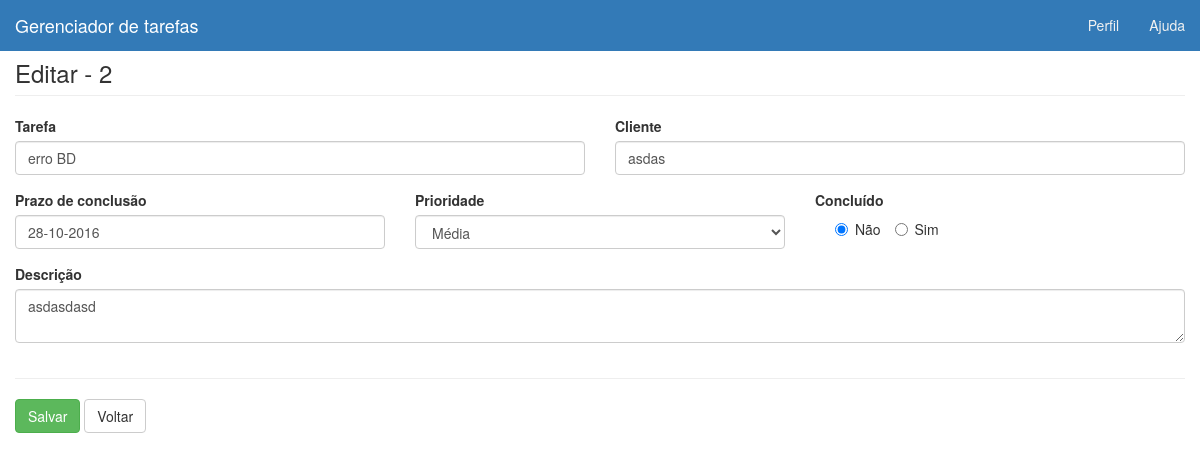
Screenshot of /atualizar.php?id=2 with the database file from the repository.
### tables this page shows
CREATE TABLE IF NOT EXISTS `gerenciador` (
`id` int(11) NOT NULL,
  `tarefa` varchar(200) NOT NULL,
  `cliente` varchar(200) NOT NULL,
  `descricao` text NOT NULL,
  `prazo` date NOT NULL,
  `prioridade` int(11) NOT NULL,
  `concluido` int(11) NOT NULL
);

### atualizar.php (the view, shortened to what this page needs)
<?php
$id = null;
if (!empty($_GET['id'])) {
    $id = $_REQUEST['id'];
}
if (!empty($_POST)) {
    $tarefa = $_POST['tarefa'];
    $cliente = $_POST['cliente'];
    $prazo = $_POST['prazo'];
    $prioridade = $_POST['prioridade'];
    $concluido = $_POST['concluido'];
    $descricao = $_POST['descricao'];
    $conectar = Conexao::conectar();
    $conectar->setAttribute(PDO::ATTR_ERRMODE, PDO::ERRMODE_EXCEPTION);
    $sql = "UPDATE gerenciador  set tarefa = ?, cliente = ?, prazo = ?, prioridade = ?, concluido = ?, descricao = ? WHERE id = ?";
    $q = $conectar->prepare($sql);
    $q->execute(array($tarefa, $cliente, $prazo, $prioridade, $concluido, $descricao, $id));
    var_dump($q);
    Conexao::disconectar();
    header("Location: lista.php");
} else {
    $conectar = Conexao::conectar();
    $conectar->setAttribute(PDO::ATTR_ERRMODE, PDO::ERRMODE_EXCEPTION);
    $sql = "SELECT * FROM gerenciador where id = ?";
    $q = $conectar->prepare($sql);
    $q->execute(array($id));
    $campo = $q->fetch(PDO::FETCH_ASSOC);
}
?>
<!DOCTYPE html>
<html lang="pt-br">
    <head>
        <link href="css/bootstrap.css" rel="stylesheet">
    </head>
    <body>
        <nav class="navbar navbar-inverse navbar-fixed-top">
            <div class="container-fluid">
                <div class="navbar-header">
                    <a class="navbar-brand" href="index.php">Gerenciador de tarefas</a>
                </div>
                <div id="navbar" class="navbar-collapse collapse">
                    <ul class="nav navbar-nav navbar-right">
                        <li><a href="#">Perfil</a></li>
                        <li><a href="#">Ajuda</a></li>
                    </ul>
                </div>
            </div>
        </nav>
        <div id="main" class="container-fluid">
            <h3 class="page-header" style="margin-top: 60px;">Editar - <?php echo $campo['id'];?></h3>
            <form action="atualizar.php?id=<?php echo $id ?>" method="post">
                <div class="row">
                    <div class="form-group col-md-6">
                        <label for="tarefa">Tarefa</label>
                        <input type="text" class="form-control" name="tarefa" id="tarefa" value="<?php echo $campo['tarefa']; ?>">
                    </div>
                    <div class="form-group col-md-6">
                        <label for="cliente">Cliente</label>
                        <input type="text" class="form-control"  name="cliente" value="<?php echo $campo['cliente']; ?>" id="cliente">
                    </div>
                </div>
                <div class="row">
                    <div class="form-group col-md-4">
                        <label for="prazo">Prazo de conclusão</label>
                        <input type="text" class="form-control" name="prazo" value="<?php  $date = date_create($campo['prazo']); echo date_format($date, 'd-m-Y'); ?>" id="prazo">
                    </div>
                    <div class="form-group col-md-4">
                        <label for="prioridade">Prioridade</label>
                        <select class="form-control" name="prioridade" id="prioridade">
                            <?php if ($campo['prioridade'] == "2") { ?>
                                <option selected="selected" value="2">Média</option>
                            <?php } ?>
                        </select>
                    </div>
                    <div class="form-group col-md-4">
                        <label for="concluido">Concluído</label><br>
                        <label class="radio-inline">
                            <?php if ($campo['concluido'] == '1') { ?>
                                <input type="radio" name="concluido" id="concluido" value="1" checked> Sim
                                <label class="radio-inline">
                                    <input type="radio" name="concluido" id="concluido" value="0"> Não
                                </label>
                            </label><?php } else { ?>
                            <label class="radio-inline">
                                <input type="radio" name="concluido" id="concluido" value="0" checked> Não
                            </label>
                            <label class="radio-inline">
                                <input type="radio" name="concluido" id="concluido" value="1" > Sim
                            </label><?php } ?>
                    </div>
                </div>
                <div class="row">
                    <div class="form-group col-md-12">
                        <label for="descricao">Descrição</label>
                        <textarea class="form-control" name="descricao" id="descricao"><?php echo $campo['descricao']; ?></textarea>
                    </div>
                </div>
                <hr />
                <div class="row">
                    <div class="col-md-12">
                        <button type="submit" class="btn btn-success">Salvar</button>
                        <a class="btn btn-default" href="lista.php">Voltar</a>
                    </div>
                </div>
            </form>
        </div>
    </body>
</html>

### rows the page displays
gerenciador: id "2", tarefa "erro BD", cliente "asdas", prazo "28-10-2016", prioridade "Média", descricao "asdasdasd"
